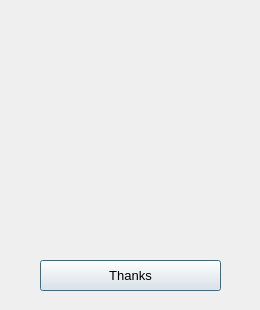
<?xml version="1.0" encoding="UTF-8"?>
<ui version="4.0">
 <class>dialog_donate</class>
 <widget class="QDialog" name="dialog_donate">
  <property name="geometry">
   <rect>
    <x>0</x>
    <y>0</y>
    <width>260</width>
    <height>310</height>
   </rect>
  </property>
  <property name="windowTitle">
   <string>打赏</string>
  </property>
  <widget class="QPushButton" name="btn_thanks">
   <property name="geometry">
    <rect>
     <x>40</x>
     <y>260</y>
     <width>181</width>
     <height>31</height>
    </rect>
   </property>
   <property name="font">
    <font>
     <pointsize>10</pointsize>
    </font>
   </property>
   <property name="text">
    <string>Thanks</string>
   </property>
  </widget>
 </widget>
 <resources/>
 <connections/>
</ui>
